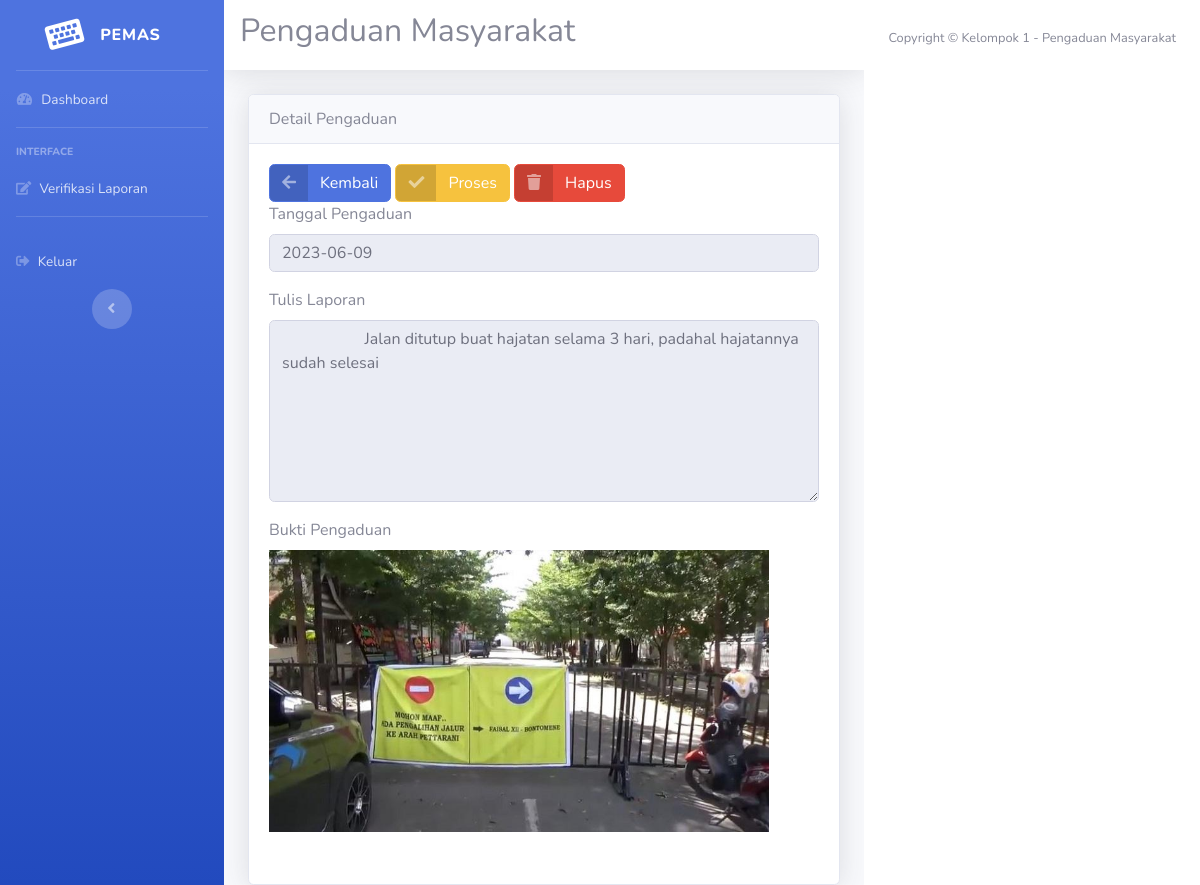
Page /petugas/petugas.php?url=detail_pengaduan&id=17 (signed in) on the committed database.
### tables this page shows
CREATE TABLE `pengaduan` (
  `id_pengaduan` int(11) NOT NULL,
  `tgl_pengaduan` date NOT NULL,
  `nik` char(16) NOT NULL,
  `isi_laporan` text NOT NULL,
  `foto` varchar(255) NOT NULL,
  `status` enum('0','proses','selesai') NOT NULL
);

### petugas/detail_pengaduan.php (the view, shortened to what this page needs)
<!DOCTYPE html>
<html lang="en">
<head>
  <link href="../vendor/fontawesome-free/css/all.min.css" rel="stylesheet" type="text/css">
  <link href="../css/sb-admin-2.min.css" rel="stylesheet">
</head>
<body id="page-top">
    <div class="card shadow">
        <div class="card-header">
            Detail Pengaduan
        </div>
        <?php
                $sql = mysql_query("select * from pengaduan where id_pengaduan = '$_GET[id]'");
                $data = mysql_fetch_array($sql);
                if($sql){
                    ?>
        <div class="form-group cols-sm-6">
        <div class="card-body">
        <a href="?url=verifikasi_pengaduan" class="btn btn-primary btn-icon-split">
        <span class="icon text-white-50">
            <i class="fas fa-arrow-left"></i>
        </span>
        <span class="text">Kembali</span>
        </a>
        <a href="proses.php?id=<?php echo $data['id_pengaduan']; ?>" class="btn btn-warning btn-icon-split" onclick="return confirm('Yakin ingin diproses?')">
        <span class="icon text-white-50">
            <i class="fas fa-check"></i>
        </span>
        <span class="text">Proses</span>
        </a>
        <a href="hapus_pengaduan.php?id_pengaduan=<?php echo $data['id_pengaduan']; ?>" class="btn btn-danger btn-icon-split">
                            <span class="icon text-white-50">
                                <i class="fas fa-trash"></i>
                            </span>
                            <span class="text">Hapus</span>
                        </a>
            <form action="" method="post" class="form-horizontal" enctype="multipart/form-data">
                <div class="form-group cols-sm-6">
                    <label for="">Tanggal Pengaduan</label>
                    <input type="text" name="tgl_pengaduan" value="<?php echo $data['tgl_pengaduan'];?>" class="form-control" readonly>
                </div>
                <div class="form-group cols-sm-6">
                    <label for="">Tulis Laporan</label>
                    <textarea name="isi_laporan" cols="30" rows="7" class="form-control" readonly>
                    <?php echo $data['isi_laporan']; ?>
                    </textarea>
                </div>
                <div class="form-group cols-sm-6">
                    <label for="">Bukti Pengaduan</label>
                    <br>
                    <img src="../foto/<?php echo $data['foto']; ?>" width="500px">
                </div>
                <?php
                }
                ?>
            </form>
        </div>
        </div>
        </div>
    </div>
</body>
</html>

### rows in the picture
pengaduan: tgl_pengaduan "2023-06-09", isi_laporan "Jalan ditutup buat hajatan selama 3 hari, padahal hajatannya sudah selesai", foto (picture)
